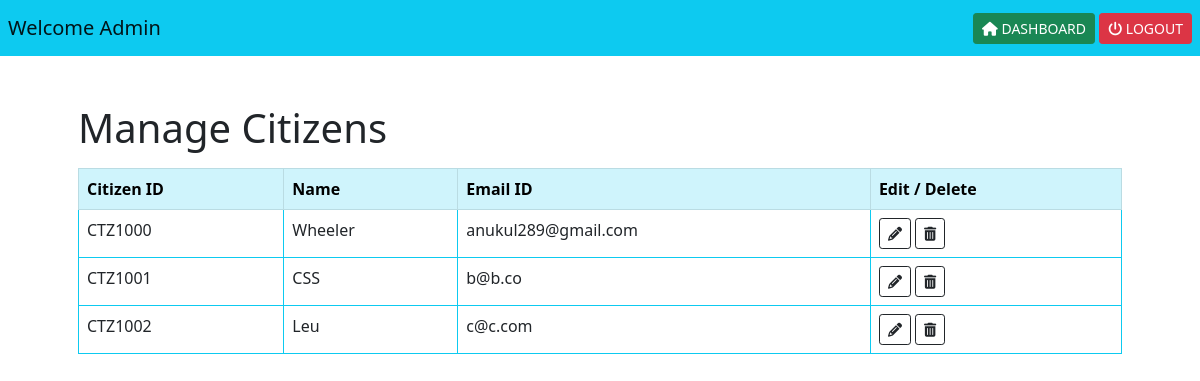
The app's page /admin/manage-citizen, older data.
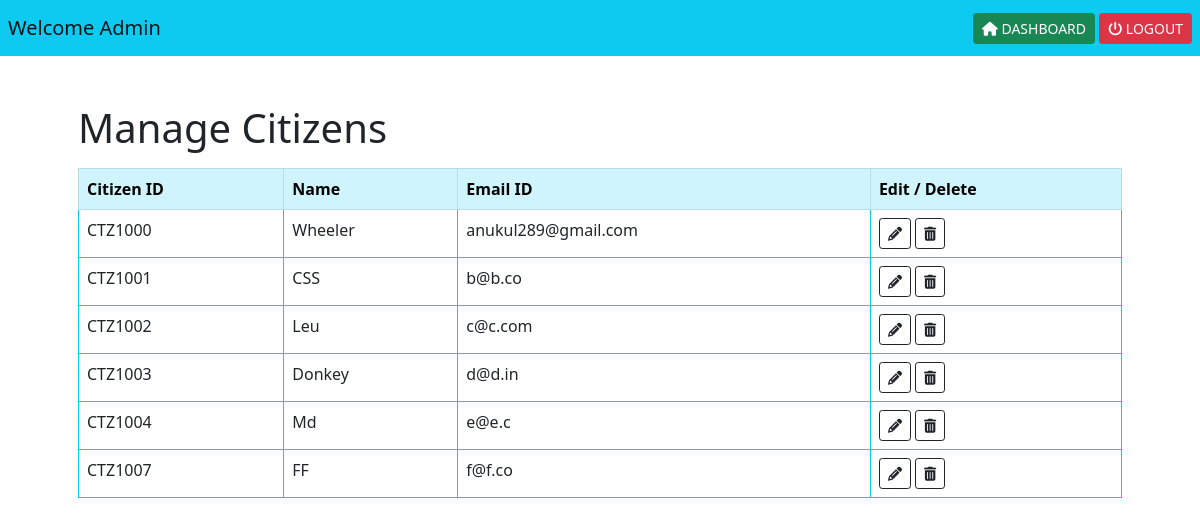
The same page, newer data.
### tables this page shows
CREATE TABLE citizen (citizen_id TEXT (10) PRIMARY KEY UNIQUE NOT NULL, name TEXT (30) NOT NULL, email TEXT (30) NOT NULL, contact TEXT (10) NOT NULL, address TEXT (100) NOT NULL, dob DATE NOT NULL, gender TEXT (20) NOT NULL, image BLOB, aadhaar_id BLOB, pan_id BLOB, voter_id BLOB, driving_id BLOB, password TEXT (30), aadhaar_key TEXT (20), pan_key TEXT (20), voter_key TEXT (20), driving_key TEXT (20));

### app.py (the view)
@app.route('/admin/manage-citizen')
def manageCitizen():
    citizenDetail_list = getCitizenDetails()
    return render_template("admin-manage-citizen.html",citizenDetail_list=citizenDetail_list)

### Python/admin_manageCitizen.py (called while the page is built)
def getCitizenDetails():
    try:
        conn = sql.connect("database/pocket-certificate-db.db")
        print("Conection made with the database")
        conn.row_factory = sql.Row
        curr = conn.cursor()
        print("Cursor created")
        query = "SELECT citizen_id,name,email FROM citizen"
        curr.execute(query)
        row = curr.fetchall()
        return row
    except Exception as e:
        print("ERROR : ",e)
        return "Error in fetching citizen details"
    finally:
        curr.close()
        conn.close()

### templates/admin-manage-citizen.html (shortened to what this page needs)
{% extends "layout.html" %}  {% block content %}
<nav class="navbar navbar-light bg-info p-2">
  <a href="#" class="navbar-brand">Welcome Admin</a>
  <div class="float-end">
    <a href="/admin/dashboard" class="btn btn-sm btn-success" role="button"
      ><i class="fas fa-home"></i> DASHBOARD</a
    >
    <a href="#" class="btn btn-sm btn-danger" role="button"
      ><i class="fas fa-power-off"></i> LOGOUT</a
    >
  </div>
</nav>
<div class="container p-5">
  <h1 class="pb-2">Manage Citizens</h1>
  <table class="table table-hover table-bordered border-info">
    <thead class="table-info">
      <tr>
        <td><strong>Citizen ID</strong></td>
        <td><strong>Name</strong></td>
        <td><strong>Email ID</strong></td>
        <td><strong>Edit / Delete</strong></td>
      </tr>
    </thead>
    <tbody>
      {% for citizen in citizenDetail_list %}
        <tr>
          <td>{{ citizen["citizen_id"] }}</td>
          <td>{{ citizen["name"] }}</td>
          <td>{{ citizen["email"] }}</td>
          <td>
            <a href="#" class="btn btn-sm btn-outline-dark"
              ><i class="fas fa-pencil-alt"></i
            ></a>
            <a href="#" class="btn btn-sm btn-outline-dark"
              ><i class="fas fa-trash-alt"></i
            ></a>
          </td>
      </tr>
      {% endfor %}
    </tbody>
  </table>
</div>
{% endblock %}

### templates/layout.html (shortened to what this page needs)
<!DOCTYPE html>
<html lang="en">
  <head>
    {% block head %}
    <link
      href="https://cdn.jsdelivr.net/npm/bootstrap@5.0.1/dist/css/bootstrap.min.css"
      rel="stylesheet"
    />
    {% endblock %}
  </head>
  <body>
    {% block content %} {% endblock %}
  </body>
</html>

Row changes from the older to the newer data that the page shows:
added citizen: citizen_id "CTZ1003", name "Donkey", email "d@d.in"
added citizen: citizen_id "CTZ1004", name "Md", email "e@e.c"
added citizen: citizen_id "CTZ1007", name "FF", email "f@f.co"
